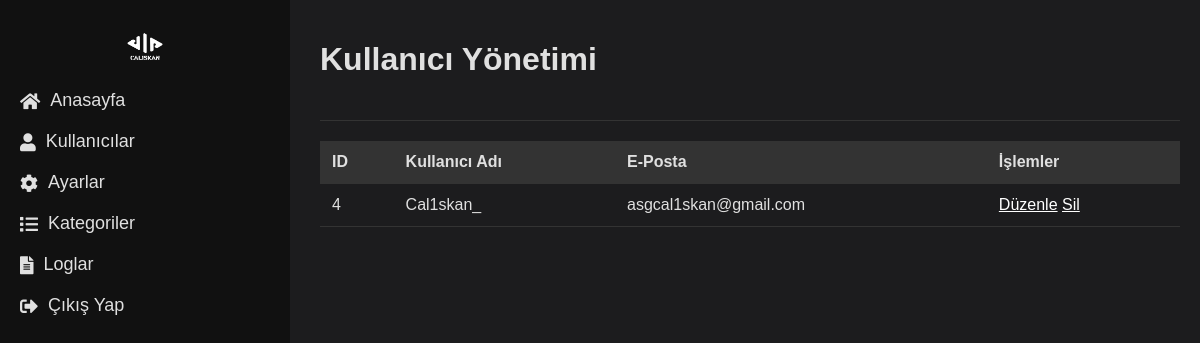
Page /Php/admin_manage_users.php (signed in) on the committed database.
### tables this page shows
CREATE TABLE `users` (
  `id` int(11) NOT NULL,
  `email` varchar(100) NOT NULL,
  `username` varchar(50) NOT NULL,
  `password` varchar(255) NOT NULL,
  `profile_picture` varchar(255) DEFAULT NULL,
  `registration_date` timestamp NOT NULL DEFAULT current_timestamp()
);

### Php/admin_manage_users.php (the view, shortened to what this page needs)
<?php
$servername = "localhost";
$username = "root";
$password = "";
$dbname = "caliskan";
$conn = new mysqli($servername, $username, $password, $dbname);
$sql = "SELECT * FROM users";
$result = $conn->query($sql);
?>
<!DOCTYPE html>
<html lang="en">
<head>
    <link rel="stylesheet" href="../Css/admin_dashboard.css">
    <link rel="stylesheet" href="https://cdnjs.cloudflare.com/ajax/libs/font-awesome/5.15.3/css/all.min.css">
</head>
<body>
    <div class="container">
        <div class="sidebar">
            <div class="logo">
            <img src="../assets/White.png" alt="Logo" width="50" height="50">
            </div>
            <ul class="menu">
                <li><a href="admin_dashboard.php"><i class="fas fa-home"></i> Anasayfa</a></li>
                <li><a href="admin_manage_users.php"><i class="fas fa-user"></i> Kullanıcılar</a></li>
                <li><a href="admin_settings.php"><i class="fas fa-cog"></i> Ayarlar</a></li>
                <li><a href="admin_categories.php"><i class="fas fa-list"></i> Kategoriler</a></li>
                    <li><a href="admin_logs.php"><i class="fas fa-file-alt"></i> Loglar</a></li>
                <li><a href="admin_logout.php"><i class="fas fa-sign-out-alt"></i> Çıkış Yap</a></li>
            </ul>
        </div>
        <div class="main-content">
            <div class="header">
                <h1>Kullanıcı Yönetimi</h1>
            </div>
            <div class="content">
                <table>
                    <thead>
                        <tr>
                            <th>ID</th>
                            <th>Kullanıcı Adı</th>
                            <th>E-Posta</th>
                            <th>İşlemler</th>
                        </tr>
                    </thead>
                    <tbody>
                        <?php while ($row = $result->fetch_assoc()): ?>
                        <tr>
                            <td><?php echo htmlspecialchars($row['id']); ?></td>
                            <td><?php echo htmlspecialchars($row['username']); ?></td>
                            <td><?php echo htmlspecialchars($row['email']); ?></td>
                            <td>
                                <a href="admin_edit_user.php?id=<?php echo $row['id']; ?>">Düzenle</a>
                                <a href="admin_delete_user.php?id=<?php echo $row['id']; ?>" onclick="return confirm('Bu kullanıcıyı silmek istediğinizden emin misiniz?');">Sil</a>
                            </td>
                        </tr>
                        <?php endwhile; ?>
                    </tbody>
                </table>
            </div>
        </div>
    </div>
</body>
</html>

### Css/admin_dashboard.css (style rules this page uses)
body { font-family: 'Arial', sans-serif; background-color: #1c1c1e; color: #e0e0e0; margin: 0; padding: 0; }
.container { display: flex; }
.sidebar { width: 250px; background-color: #111; padding: 20px; position: fixed; height: 100%; }
.logo img { display: block; margin: 0 auto; }
.menu { list-style: none; padding: 0; }
.menu li { margin: 20px 0; }
.menu a { color: #e0e0e0; text-decoration: none; font-size: 18px; display: flex; align-items: center; }
.menu a i { margin-right: 10px; }
.main-content { margin-left: 300px; padding: 20px; flex: 1; }
.header { display: flex; justify-content: space-between; align-items: center; padding-bottom: 20px; border-bottom: 1px solid #333; }
table { width: 100%; border-collapse: collapse; margin: 20px 0; }
th, td { padding: 12px; text-align: left; border-bottom: 1px solid #333; }
th { background-color: #333; }
tr td a { color: #fff; }

### rows in the picture
users: id "4", username "Cal1skan_", email "asgcal1skan@gmail.com"
